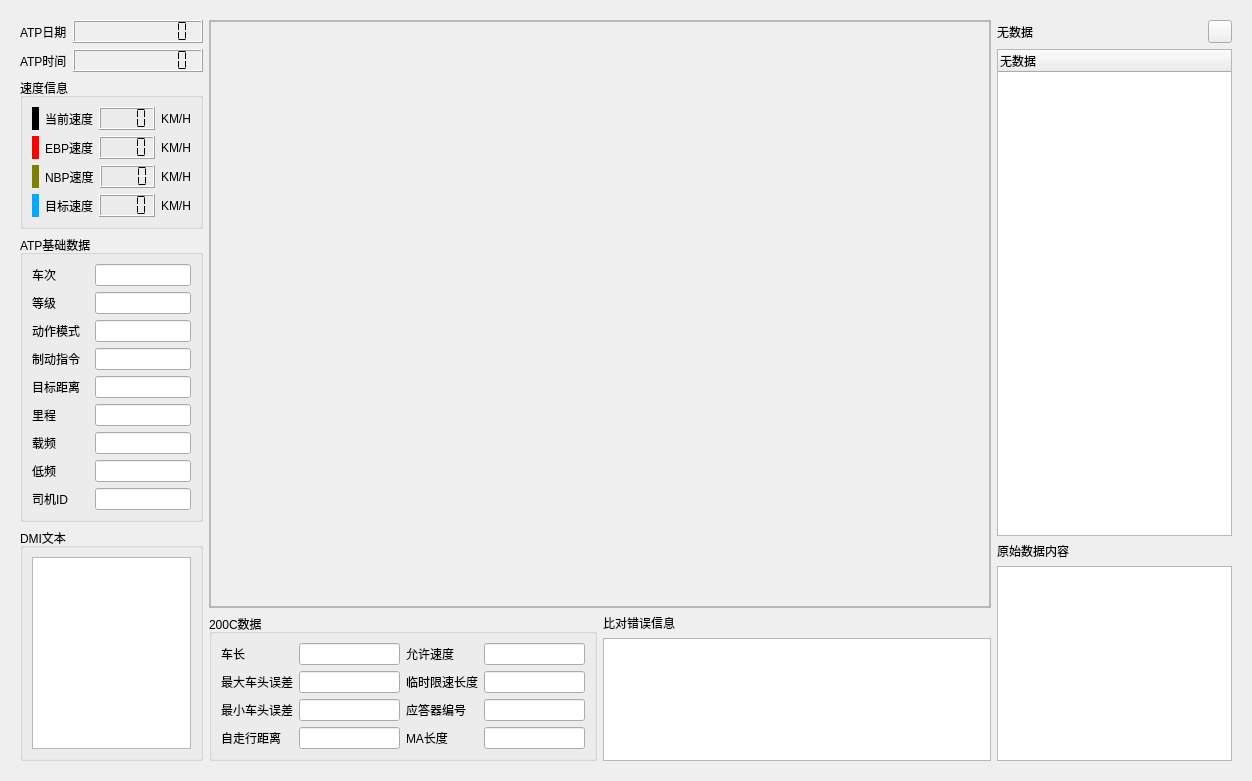
      <widget class="QWidget" name="Main_ATB">
       <attribute name="title">
        <string>主界面</string>
       </attribute>
       <layout class="QHBoxLayout" name="horizontalLayout">
        <item>
         <widget class="QWidget" name="widget_main" native="true">
          <property name="styleSheet">
           <string notr="true">font: 10pt &quot;微软雅黑&quot;;</string>
          </property>
          <layout class="QVBoxLayout" name="verticalLayout_6" stretch="0">
           <item>
            <layout class="QHBoxLayout" name="horizontalLayout_4" stretch="1,100,30">
             <item>
              <layout class="QVBoxLayout" name="verticalLayout_13" stretch="1,1,1,1,55">
               <item>
                <layout class="QHBoxLayout" name="horizontalLayout_2" stretch="1,10">
                 <item>
                  <widget class="QLabel" name="label_12">
                   <property name="text">
                    <string>ATP日期</string>
                   </property>
                  </widget>
                 </item>
                 <item>
                  <widget class="QLCDNumber" name="ATPSHIJIANDATE">
                   <property name="font">
                    <font>
                     <family>微软雅黑</family>
                     <pointsize>10</pointsize>
                     <weight>50</weight>
                     <italic>false</italic>
                     <bold>false</bold>
                    </font>
                   </property>
                   <property name="lineWidth">
                    <number>1</number>
                   </property>
                   <property name="midLineWidth">
                    <number>0</number>
                   </property>
                   <property name="digitCount">
                    <number>10</number>
                   </property>
                   <property name="segmentStyle">
                    <enum>QLCDNumber::Flat</enum>
                   </property>
                   <property name="value" stdset="0">
                    <double>0.000000000000000</double>
                   </property>
                  </widget>
                 </item>
                </layout>
               </item>
               <item>
                <layout class="QHBoxLayout" name="horizontalLayout_7" stretch="1,10">
                 <item>
                  <widget class="QLabel" name="label_13">
                   <property name="text">
                    <string>ATP时间</string>
                   </property>
                  </widget>
                 </item>
                 <item>
                  <widget class="QLCDNumber" name="ATPSHIJIANTIME">
                   <property name="font">
                    <font>
                     <family>微软雅黑</family>
                     <pointsize>10</pointsize>
                     <weight>50</weight>
                     <italic>false</italic>
                     <bold>false</bold>
                    </font>
                   </property>
                   <property name="digitCount">
                    <number>10</number>
                   </property>
                   <property name="segmentStyle">
                    <enum>QLCDNumber::Flat</enum>
                   </property>
                   <property name="value" stdset="0">
                    <double>0.000000000000000</double>
                   </property>
                  </widget>
                 </item>
                </layout>
               </item>
               <item>
                <widget class="QGroupBox" name="groupBox_2">
                 <property name="title">
                  <string>速度信息</string>
                 </property>
                 <layout class="QVBoxLayout" name="verticalLayout">
                  <item>
                   <layout class="QHBoxLayout" name="horizontalLayout_9" stretch="1,3,10,1">
                    <item>
                     <widget class="QLabel" name="label_18">
                      <property name="styleSheet">
                       <string notr="true">color: rgb(0, 0, 0);
background-color:rgb(0, 0, 0);</string>
                      </property>
                      <property name="text">
                       <string>1</string>
                      </property>
                     </widget>
                    </item>
                    <item>
                     <widget class="QLabel" name="label_4">
                      <property name="text">
                       <string>当前速度</string>
                      </property>
                     </widget>
                    </item>
                    <item>
                     <widget class="QLCDNumber" name="DANGQIANSUDU">
                      <property name="font">
                       <font>
                        <family>微软雅黑</family>
                        <pointsize>10</pointsize>
                        <weight>50</weight>
                        <italic>false</italic>
                        <bold>false</bold>
                       </font>
                      </property>
                      <property name="digitCount">
                       <number>4</number>
                      </property>
                      <property name="segmentStyle">
                       <enum>QLCDNumber::Flat</enum>
                      </property>
                     </widget>
                    </item>
                    <item>
                     <widget class="QLabel" name="label_8">
                      <property name="text">
                       <string>KM/H</string>
                      </property>
                     </widget>
                    </item>
                   </layout>
                  </item>
                  <item>
                   <layout class="QHBoxLayout" name="horizontalLayout_10" stretch="1,3,10,1">
                    <item>
                     <widget class="QLabel" name="label_19">
                      <property name="styleSheet">
                       <string notr="true">color: rgb(255, 0, 0);
background-color:rgb(255, 0, 0);</string>
                      </property>
                      <property name="text">
                       <string>1</string>
                      </property>
                     </widget>
                    </item>
                    <item>
                     <widget class="QLabel" name="label_2">
                      <property name="text">
                       <string>EBP速度</string>
                      </property>
                     </widget>
                    </item>
                    <item>
                     <widget class="QLCDNumber" name="EBPSUDU">
                      <property name="contextMenuPolicy">
                       <enum>Qt::DefaultContextMenu</enum>
                      </property>
                      <property name="lineWidth">
                       <number>1</number>
                      </property>
                      <property name="digitCount">
                       <number>4</number>
                      </property>
                      <property name="segmentStyle">
                       <enum>QLCDNumber::Flat</enum>
                      </property>
                     </widget>
                    </item>
                    <item>
                     <widget class="QLabel" name="label_9">
                      <property name="text">
                       <string>KM/H</string>
                      </property>
                     </widget>
                    </item>
                   </layout>
                  </item>
                  <item>
                   <layout class="QHBoxLayout" name="horizontalLayout_11" stretch="1,3,10,1">
                    <item>
                     <widget class="QLabel" name="label_20">
                      <property name="styleSheet">
                       <string notr="true">background-color: rgb(128, 128, 0);</string>
                      </property>
                      <property name="text">
                       <string/>
                      </property>
                     </widget>
                    </item>
                    <item>
                     <widget class="QLabel" name="label_3">
                      <property name="text">
                       <string>NBP速度</string>
                      </property>
                     </widget>
                    </item>
                    <item>
                     <widget class="QLCDNumber" name="NBPSUDU">
                      <property name="digitCount">
                       <number>4</number>
                      </property>
                      <property name="segmentStyle">
                       <enum>QLCDNumber::Flat</enum>
                      </property>
                     </widget>
                    </item>
                    <item>
                     <widget class="QLabel" name="label_10">
                      <property name="text">
                       <string>KM/H</string>
                      </property>
                     </widget>
                    </item>
                   </layout>
                  </item>
                  <item>
                   <layout class="QHBoxLayout" name="horizontalLayout_5" stretch="1,3,10,1">
                    <item>
                     <widget class="QLabel" name="label_21">
                      <property name="styleSheet">
                       <string notr="true">background-color: rgb(0, 170, 255);</string>
                      </property>
                      <property name="text">
                       <string/>
                      </property>
                     </widget>
                    </item>
                    <item>
                     <widget class="QLabel" name="label_15">
                      <property name="text">
                       <string>目标速度</string>
                      </property>
                     </widget>
                    </item>
                    <item>
                     <widget class="QLCDNumber" name="MUBIAOSUDU">
                      <property name="digitCount">
                       <number>4</number>
                      </property>
                      <property name="segmentStyle">
                       <enum>QLCDNumber::Flat</enum>
                      </property>
                     </widget>
                    </item>
                    <item>
                     <widget class="QLabel" name="label_45">
                      <property name="text">
                       <string>KM/H</string>
                      </property>
                     </widget>
                    </item>
                   </layout>
                  </item>
                 </layout>
                </widget>
               </item>
               <item>
                <widget class="QGroupBox" name="groupBox_3">
                 <property name="title">
                  <string>ATP基础数据</string>
                 </property>
                 <layout class="QVBoxLayout" name="verticalLayout_2">
                  <item>
                   <layout class="QHBoxLayout" name="horizontalLayout_6" stretch="3,5">
                    <item>
                     <layout class="QVBoxLayout" name="verticalLayout_10">
                      <item>
                       <widget class="QLabel" name="label_5">
                        <property name="text">
                         <string>车次</string>
                        </property>
                       </widget>
                      </item>
                      <item>
                       <widget class="QLabel" name="label_11">
                        <property name="text">
                         <string>等级</string>
                        </property>
                       </widget>
                      </item>
                      <item>
                       <widget class="QLabel" name="label_14">
                        <property name="text">
                         <string>动作模式</string>
                        </property>
                       </widget>
                      </item>
                      <item>
                       <widget class="QLabel" name="label_16">
                        <property name="text">
                         <string>制动指令</string>
                        </property>
                       </widget>
                      </item>
                      <item>
                       <widget class="QLabel" name="label_17">
                        <property name="text">
                         <string>目标距离</string>
                        </property>
                       </widget>
                      </item>
                      <item>
                       <widget class="QLabel" name="label_52">
                        <property name="text">
                         <string>里程</string>
                        </property>
                       </widget>
                      </item>
                      <item>
                       <widget class="QLabel" name="label_53">
                        <property name="text">
                         <string>载频</string>
                        </property>
                       </widget>
                      </item>
                      <item>
                       <widget class="QLabel" name="label_55">
                        <property name="text">
                         <string>低频</string>
                        </property>
                       </widget>
                      </item>
                      <item>
                       <widget class="QLabel" name="label_56">
                        <property name="text">
                         <string>司机ID</string>
                        </property>
                       </widget>
                      </item>
                     </layout>
                    </item>
                    <item>
                     <layout class="QVBoxLayout" name="verticalLayout_11">
                      <item>
                       <widget class="QLineEdit" name="CHECI">
                        <property name="readOnly">
                         <bool>true</bool>
                        </property>
                       </widget>
                      </item>
                      <item>
                       <widget class="QLineEdit" name="DENGJI">
                        <property name="readOnly">
                         <bool>true</bool>
                        </property>
                       </widget>
                      </item>
                      <item>
                       <widget class="QLineEdit" name="DONGZUOMOSHI">
                        <property name="readOnly">
                         <bool>true</bool>
                        </property>
                       </widget>
                      </item>
                      <item>
                       <widget class="QLineEdit" name="ZHIDONGZHILING">
                        <property name="readOnly">
                         <bool>true</bool>
                        </property>
                       </widget>
                      </item>
                      <item>
                       <widget class="QLineEdit" name="MUBIAOJULI">
                        <property name="readOnly">
                         <bool>true</bool>
                        </property>
                       </widget>
                      </item>
                      <item>
                       <widget class="QLineEdit" name="LICHENG">
                        <property name="readOnly">
                         <bool>true</bool>
                        </property>
                       </widget>
                      </item>
                      <item>
                       <widget class="QLineEdit" name="ZAIPIN">
                        <property name="readOnly">
                         <bool>true</bool>
                        </property>
                       </widget>
                      </item>
                      <item>
                       <widget class="QLineEdit" name="DIPIN">
                        <property name="readOnly">
                         <bool>true</bool>
                        </property>
                       </widget>
                      </item>
                      <item>
                       <widget class="QLineEdit" name="SIJIID">
                        <property name="readOnly">
                         <bool>true</bool>
                        </property>
                       </widget>
                      </item>
                     </layout>
                    </item>
                   </layout>
                  </item>
                 </layout>
                </widget>
               </item>
               <item>
                <widget class="QGroupBox" name="groupBox">
                 <property name="title">
                  <string>DMI文本</string>
                 </property>
                 <layout class="QVBoxLayout" name="verticalLayout_8">
                  <item>
                   <widget class="QTextEdit" name="DMIWENBEN">
                    <property name="readOnly">
                     <bool>true</bool>
                    </property>
                   </widget>
                  </item>
                 </layout>
                </widget>
               </item>
              </layout>
             </item>
             <item>
              <layout class="QVBoxLayout" name="verticalLayout_4" stretch="10,1">
               <item>
                <layout class="QHBoxLayout" name="horizontalLayout_3" stretch="0">
                 <item>
                  <widget class="QFrame" name="frame">
                   <property name="frameShape">
                    <enum>QFrame::StyledPanel</enum>
                   </property>
                   <property name="frameShadow">
                    <enum>QFrame::Raised</enum>
                   </property>
                   <property name="lineWidth">
                    <number>0</number>
                   </property>
                   <layout class="QHBoxLayout" name="horizontalLayout_12" stretch="0">
                    <property name="spacing">
                     <number>0</number>
                    </property>
                    <property name="leftMargin">
                     <number>0</number>
                    </property>
                    <property name="topMargin">
                     <number>0</number>
                    </property>
                    <property name="rightMargin">
                     <number>0</number>
                    </property>
                    <property name="bottomMargin">
                     <number>0</number>
                    </property>
                    <item>
                     <widget class="ChartView" name="Draw_FRAME">
                      <property name="frameShape">
                       <enum>QFrame::StyledPanel</enum>
                      </property>
                      <property name="frameShadow">
                       <enum>QFrame::Raised</enum>
                      </property>
                      <property name="lineWidth">
                       <number>0</number>
                      </property>
                     </widget>
                    </item>
                   </layout>
                  </widget>
                 </item>
                </layout>
               </item>
               <item>
                <layout class="QVBoxLayout" name="verticalLayout_bottom2" stretch="5">
                 <item>
                  <layout class="QHBoxLayout" name="horizontalLayout_bottom1" stretch="2,2">
                   <item>
                    <widget class="QGroupBox" name="groupBox_yunXingJiChu">
                     <property name="title">
                      <string>200C数据</string>
                     </property>
                     <layout class="QGridLayout" name="gridLayout">
                      <item row="1" column="1">
                       <widget class="QLineEdit" name="ZUIDACHETOUWUCHA">
                        <property name="readOnly">
                         <bool>true</bool>
                        </property>
                       </widget>
                      </item>
                      <item row="1" column="2" colspan="2">
                       <widget class="QLabel" name="label_35">
                        <property name="text">
                         <string>临时限速长度</string>
                        </property>
                       </widget>
                      </item>
                      <item row="0" column="4">
                       <widget class="QLineEdit" name="YUNXUSUDU">
                        <property name="readOnly">
                         <bool>true</bool>
                        </property>
                       </widget>
                      </item>
                      <item row="0" column="0">
                       <widget class="QLabel" name="label_6">
                        <property name="text">
                         <string>车长</string>
                        </property>
                       </widget>
                      </item>
                      <item row="2" column="1">
                       <widget class="QLineEdit" name="ZUIXIAOCHETOUWUCHA">
                        <property name="readOnly">
                         <bool>true</bool>
                        </property>
                       </widget>
                      </item>
                      <item row="0" column="2">
                       <widget class="QLabel" name="label_34">
                        <property name="text">
                         <string>允许速度</string>
                        </property>
                       </widget>
                      </item>
                      <item row="3" column="2">
                       <widget class="QLabel" name="label_33">
                        <property name="text">
                         <string>MA长度</string>
                        </property>
                       </widget>
                      </item>
                      <item row="3" column="4">
                       <widget class="QLineEdit" name="MACHANGDU">
                        <property name="readOnly">
                         <bool>true</bool>
                        </property>
                       </widget>
                      </item>
                      <item row="3" column="0">
                       <widget class="QLabel" name="label_32">
                        <property name="text">
                         <string>自走行距离</string>
                        </property>
                       </widget>
                      </item>
                      <item row="1" column="0">
                       <widget class="QLabel" name="label_30">
                        <property name="text">
                         <string>最大车头误差</string>
                        </property>
                       </widget>
                      </item>
                      <item row="2" column="0">
                       <widget class="QLabel" name="label_43">
                        <property name="text">
                         <string>最小车头误差</string>
                        </property>
                       </widget>
                      </item>
                      <item row="3" column="1">
                       <widget class="QLineEdit" name="ZIZOUXINGJULI">
                        <property name="readOnly">
                         <bool>true</bool>
                        </property>
                       </widget>
                      </item>
                      <item row="1" column="4">
                       <widget class="QLineEdit" name="LINSHIXIANSUCHANGDU">
                        <property name="readOnly">
                         <bool>true</bool>
                        </property>
                       </widget>
                      </item>
                      <item row="0" column="1">
                       <widget class="QLineEdit" name="CHECHANG">
                        <property name="readOnly">
                         <bool>true</bool>
                        </property>
                       </widget>
                      </item>
                      <item row="2" column="4">
                       <widget class="QLineEdit" name="YINGDAQIBIANHAO">
                        <property name="readOnly">
                         <bool>true</bool>
                        </property>
                       </widget>
                      </item>
                      <item row="2" column="2">
                       <widget class="QLabel" name="label_44">
                        <property name="text">
                         <string>应答器编号</string>
                        </property>
                       </widget>
                      </item>
                     </layout>
                    </widget>
                   </item>
                   <item>
                    <layout class="QVBoxLayout" name="verticalLayout_errorInfo">
                     <item>
                      <widget class="QLabel" name="label_46">
                       <property name="text">
                        <string>比对错误信息</string>
                       </property>
                      </widget>
                     </item>
                     <item>
                      <widget class="QListWidget" name="Errmsg_LISTWIDGET">
                       <property name="minimumSize">
                        <size>
                         <width>200</width>
                         <height>0</height>
                        </size>
                       </property>
                      </widget>
                     </item>
                    </layout>
                   </item>
                  </layout>
                 </item>
                </layout>
               </item>
              </layout>
             </item>
             <item>
              <layout class="QVBoxLayout" name="verticalLayout_22" stretch="0,100,1,40">
               <item>
                <layout class="QHBoxLayout" name="horizontalLayout_8" stretch="1,100,0">
                 <item>
                  <widget class="QLabel" name="AnalysisTitle_label">
                   <property name="text">
                    <string>无数据</string>
                   </property>
                  </widget>
                 </item>
                 <item>
                  <layout class="QHBoxLayout" name="horizontalLayout_16"/>
                 </item>
                 <item>
                  <widget class="QToolButton" name="toolButton">
                   <property name="text">
                    <string/>
                   </property>
                   <property name="icon">
                    <iconset>
                     <normaloff>../../Documents/QtProject/ARM_Linux_NO_UI/max.png</normaloff>../../Documents/QtProject/ARM_Linux_NO_UI/max.png</iconset>
                   </property>
                   <property name="iconSize">
                    <size>
                     <width>16</width>
                     <height>16</height>
                    </size>
                   </property>
                  </widget>
                 </item>
                </layout>
               </item>
               <item>
                <widget class="QTreeWidget" name="AnalysisResult_treeWidget">
                 <column>
                  <property name="text">
                   <string>无数据</string>
                  </property>
                 </column>
                </widget>
               </item>
               <item>
                <widget class="QLabel" name="label_7">
                 <property name="text">
                  <string>原始数据内容</string>
                 </property>
                </widget>
               </item>
               <item>
                <widget class="QTextBrowser" name="BinaryData_textBrowser"/>
               </item>
              </layout>
             </item>
            </layout>
           </item>
          </layout>
          <zorder></zorder>
         </widget>
        </item>
       </layout>
      </widget>
